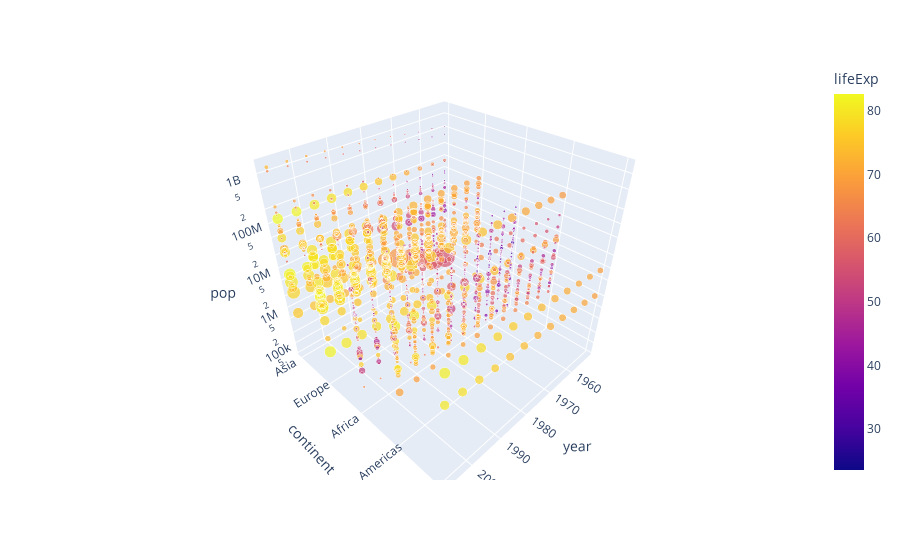

Here is the notebook cell this chart was saved with:
### Code cell
fig = px.scatter_3d(gapminder,
                    x='year',y='continent',z='pop',
                    size='gdpPercap',color='lifeExp',hover_data=['country'],
                    )
fig.update_layout(scene_zaxis_type='log')
fig.show()

### Figure 1 — Plotly figure (JSON) as saved in the notebook; plotly's stock layout.template omitted (floating-point values rounded to 4 significant figures; data arrays with more than 128 entries replaced by an {"elided": "..."} marker saying what was removed)
{"data": [{"customdata": {"elided": "1704x1 str values"}, "hovertemplate": "year=%{x}<br>continent=%{y}<br>pop=%{z}<br>gdpPercap=%{marker.size}<br>country=%{customdata[0]}<br>lifeExp=%{marker.color}<extra></extra>", "legendgroup": "", "marker": {"color": {"elided": "1704 float values"}, "coloraxis": "coloraxis", "size": {"elided": "1704 float values"}, "sizemode": "area", "sizeref": 283.8, "symbol": "circle"}, "mode": "markers", "name": "", "scene": "scene", "showlegend": false, "type": "scatter3d", "x": {"elided": "1704 int values"}, "y": {"elided": "1704 str values"}, "z": {"elided": "1704 int values"}}], "layout": {"coloraxis": {"colorbar": {"title": {"text": "lifeExp"}}, "colorscale": [[0, "#0d0887"], [0.1111, "#46039f"], [0.2222, "#7201a8"], [0.3333, "#9c179e"], [0.4444, "#bd3786"], [0.5556, "#d8576b"], [0.6667, "#ed7953"], [0.7778, "#fb9f3a"], [0.8889, "#fdca26"], [1, "#f0f921"]]}, "legend": {"itemsizing": "constant", "tracegroupgap": 0}, "margin": {"t": 60}, "scene": {"domain": {"x": [0, 1], "y": [0, 1]}, "xaxis": {"title": {"text": "year"}}, "yaxis": {"title": {"text": "continent"}}, "zaxis": {"title": {"text": "pop"}, "type": "log"}}}}
